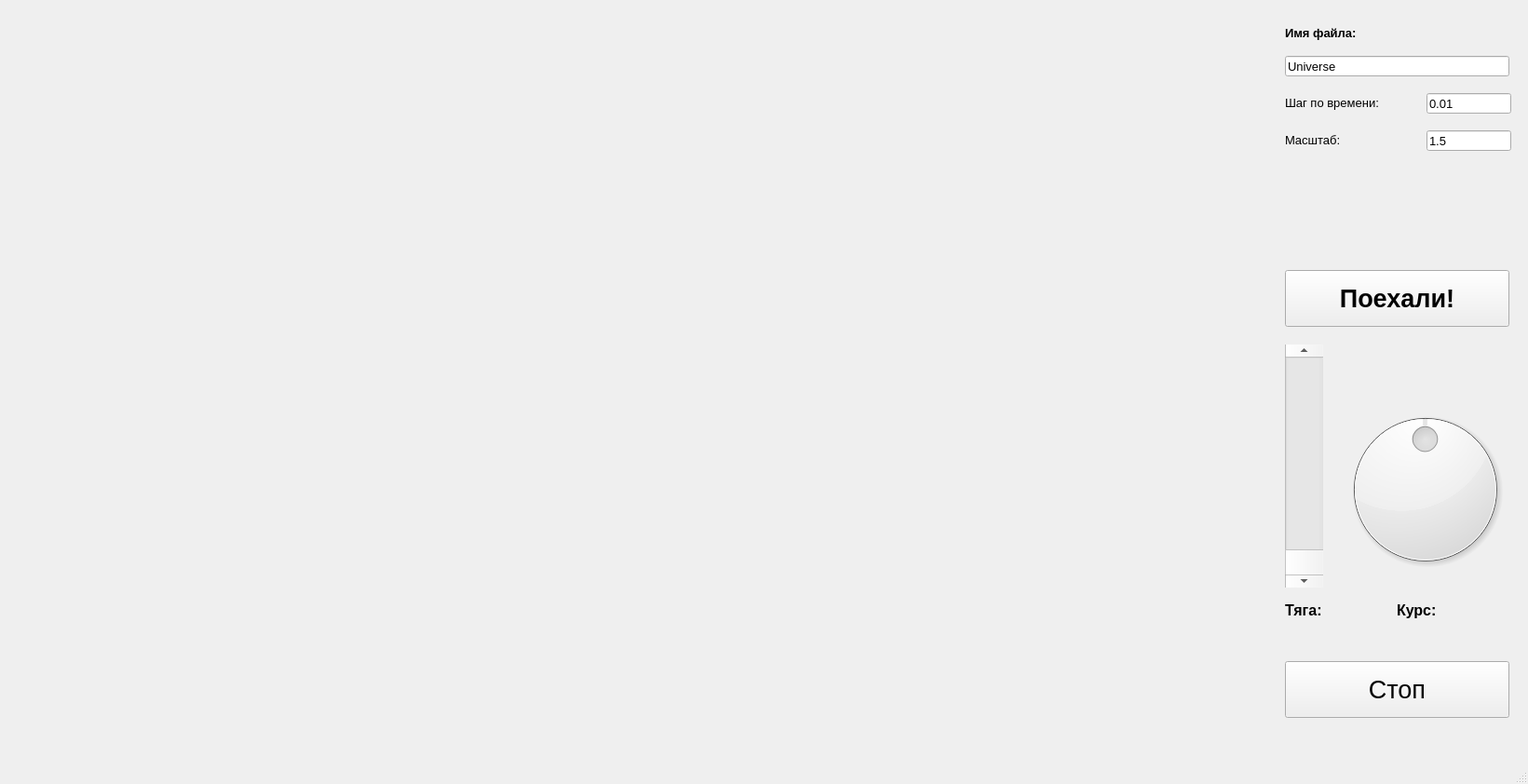
<?xml version="1.0" encoding="UTF-8"?>
<ui version="4.0">
 <class>MainWindow</class>
 <widget class="QMainWindow" name="MainWindow">
  <property name="geometry">
   <rect>
    <x>0</x>
    <y>0</y>
    <width>1641</width>
    <height>842</height>
   </rect>
  </property>
  <property name="windowTitle">
   <string>MainWindow</string>
  </property>
  <widget class="QWidget" name="centralwidget">
   <widget class="SpaceWidget" name="SpWidget" native="true">
    <property name="geometry">
     <rect>
      <x>20</x>
      <y>20</y>
      <width>1341</width>
      <height>751</height>
     </rect>
    </property>
   </widget>
   <widget class="QScrollBar" name="F_Bar">
    <property name="geometry">
     <rect>
      <x>1380</x>
      <y>370</y>
      <width>41</width>
      <height>261</height>
     </rect>
    </property>
    <property name="font">
     <font>
      <pointsize>10</pointsize>
     </font>
    </property>
    <property name="maximum">
     <number>100</number>
    </property>
    <property name="singleStep">
     <number>1</number>
    </property>
    <property name="orientation">
     <enum>Qt::Vertical</enum>
    </property>
    <property name="invertedAppearance">
     <bool>true</bool>
    </property>
   </widget>
   <widget class="QDial" name="Angle_Bar">
    <property name="geometry">
     <rect>
      <x>1430</x>
      <y>430</y>
      <width>201</width>
      <height>191</height>
     </rect>
    </property>
    <property name="minimum">
     <number>-180</number>
    </property>
    <property name="maximum">
     <number>180</number>
    </property>
    <property name="wrapping">
     <bool>false</bool>
    </property>
   </widget>
   <widget class="QLineEdit" name="FileName_field">
    <property name="geometry">
     <rect>
      <x>1380</x>
      <y>60</y>
      <width>241</width>
      <height>22</height>
     </rect>
    </property>
    <property name="font">
     <font>
      <pointsize>10</pointsize>
     </font>
    </property>
    <property name="text">
     <string>Universe</string>
    </property>
   </widget>
   <widget class="QLabel" name="label">
    <property name="geometry">
     <rect>
      <x>1380</x>
      <y>20</y>
      <width>121</width>
      <height>31</height>
     </rect>
    </property>
    <property name="font">
     <font>
      <pointsize>10</pointsize>
      <weight>75</weight>
      <bold>true</bold>
     </font>
    </property>
    <property name="text">
     <string>Имя файла:</string>
    </property>
   </widget>
   <widget class="QPushButton" name="StartButton">
    <property name="geometry">
     <rect>
      <x>1380</x>
      <y>290</y>
      <width>241</width>
      <height>61</height>
     </rect>
    </property>
    <property name="font">
     <font>
      <pointsize>20</pointsize>
      <weight>75</weight>
      <italic>false</italic>
      <bold>true</bold>
     </font>
    </property>
    <property name="text">
     <string>Поехали!</string>
    </property>
   </widget>
   <widget class="QPushButton" name="StopButton">
    <property name="geometry">
     <rect>
      <x>1380</x>
      <y>710</y>
      <width>241</width>
      <height>61</height>
     </rect>
    </property>
    <property name="font">
     <font>
      <pointsize>20</pointsize>
     </font>
    </property>
    <property name="text">
     <string>Стоп</string>
    </property>
   </widget>
   <widget class="QLineEdit" name="TStep_field">
    <property name="geometry">
     <rect>
      <x>1532</x>
      <y>100</y>
      <width>91</width>
      <height>22</height>
     </rect>
    </property>
    <property name="font">
     <font>
      <pointsize>10</pointsize>
     </font>
    </property>
    <property name="text">
     <string>0.01</string>
    </property>
   </widget>
   <widget class="QLabel" name="label_2">
    <property name="geometry">
     <rect>
      <x>1380</x>
      <y>100</y>
      <width>141</width>
      <height>20</height>
     </rect>
    </property>
    <property name="font">
     <font>
      <pointsize>10</pointsize>
     </font>
    </property>
    <property name="text">
     <string>Шаг по времени:</string>
    </property>
   </widget>
   <widget class="QLineEdit" name="K_field">
    <property name="geometry">
     <rect>
      <x>1532</x>
      <y>140</y>
      <width>91</width>
      <height>22</height>
     </rect>
    </property>
    <property name="font">
     <font>
      <pointsize>10</pointsize>
     </font>
    </property>
    <property name="text">
     <string>1.5</string>
    </property>
   </widget>
   <widget class="QLabel" name="label_3">
    <property name="geometry">
     <rect>
      <x>1380</x>
      <y>140</y>
      <width>111</width>
      <height>20</height>
     </rect>
    </property>
    <property name="font">
     <font>
      <pointsize>10</pointsize>
     </font>
    </property>
    <property name="text">
     <string>Масштаб:</string>
    </property>
   </widget>
   <widget class="QLabel" name="label_4">
    <property name="geometry">
     <rect>
      <x>1380</x>
      <y>640</y>
      <width>61</width>
      <height>31</height>
     </rect>
    </property>
    <property name="font">
     <font>
      <pointsize>12</pointsize>
      <weight>75</weight>
      <bold>true</bold>
     </font>
    </property>
    <property name="text">
     <string>Тяга:</string>
    </property>
   </widget>
   <widget class="QLabel" name="label_5">
    <property name="geometry">
     <rect>
      <x>1500</x>
      <y>640</y>
      <width>61</width>
      <height>31</height>
     </rect>
    </property>
    <property name="font">
     <font>
      <pointsize>12</pointsize>
      <weight>75</weight>
      <bold>true</bold>
     </font>
    </property>
    <property name="text">
     <string>Курс:</string>
    </property>
   </widget>
  </widget>
  <widget class="QMenuBar" name="menubar">
   <property name="geometry">
    <rect>
     <x>0</x>
     <y>0</y>
     <width>1641</width>
     <height>26</height>
    </rect>
   </property>
  </widget>
  <widget class="QStatusBar" name="statusbar"/>
 </widget>
 <customwidgets>
  <customwidget>
   <class>SpaceWidget</class>
   <extends>QWidget</extends>
   <header location="global">spacewidget.h</header>
   <container>1</container>
  </customwidget>
 </customwidgets>
 <resources/>
 <connections/>
</ui>
